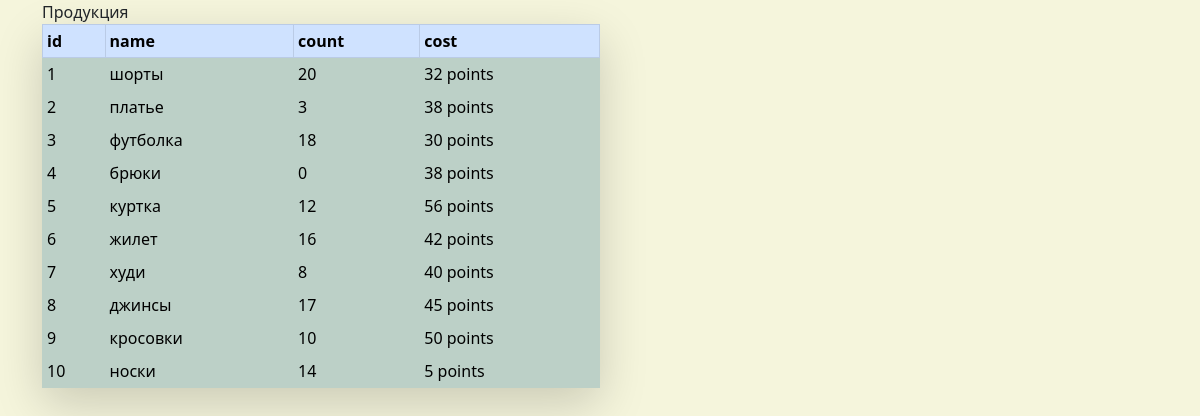
Screenshot of /table/ with the database file from the repository.
### store_app/models.py (models this page shows, shortened)
class Products(models.Model):
    name = models.CharField(max_length=60)
    count = models.IntegerField(20)
    cost = models.IntegerField(20)
    class Meta:
        verbose_name = 'Товар'
        verbose_name_plural = 'Товары'

### store_app/views.py (the view)
# urls.py: path("table/", views.ShowAllProducts.as_view(), name="list_prod"),
class ShowAllProducts(View):
    def get(self, request):
        list_prod = Products.objects.all()
        return render(request, "table.html", {"list_prod": list_prod})

### templates/table.html (shortened to what this page needs)
{% extends 'base.html' %}
{% block content %}
<head>
    {% block title %} Продукция {% endblock %}
        </head>
        <body>
        <table style="width: 50%"
               class="table table-primary table-striped table-bordered table-sm table-hover shadow-lg p-3 mb-5 bg-body rounded">
            <thead>
            <tr style="position: center">
                <th scope="col">id</th>
                <th scope="col">name</th>
                <th scope="col">count</th>
                <th scope="col">cost</th>
            </tr>
            </thead>
            <tbody>
            {% for elem in list_prod %}
                <tr class="table table-success table-active">
                    <td> {{ elem.id }}</td>
                    <td>{{ elem.name }}</td>
                    <td> {{ elem.count }}</td>
                    <td> {{ elem.cost }} points</td>
                </tr>
            {% endfor %}
            </tbody>
        </table>
        </body>
        </html>
    {% endblock %}

### templates/base.html (shortened to what this page needs)
<!DOCTYPE html>
<html lang="en">
<head>
    <link rel="stylesheet"
    <link href="https://cdn.jsdelivr.net/npm/bootstrap@5.3.0-alpha1/dist/css/bootstrap.min.css" rel="stylesheet"
>
</head>
<body style="background-color: beige">
<div class="container">
{% block content %}{% endblock %}
</body>
</html>

### templates/table.html (style rules this page uses)
table { width: 100%; background: white; color: white; border-spacing: 1px; }
td, th { background: grey; padding: 5px; }

### rows the page displays
Products: id "1", name "шорты", count "20", cost "32"
Products: id "2", name "платье", count "3", cost "38"
Products: id "3", name "футболка", count "18", cost "30"
Products: id "4", name "брюки", count "0", cost "38"
Products: id "5", name "куртка", count "12", cost "56"
Products: id "6", name "жилет", count "16", cost "42"
Products: id "7", name "худи", count "8", cost "40"
Products: id "8", name "джинсы", count "17", cost "45"
Products: id "9", name "кросовки", count "10", cost "50"
Products: id "10", name "носки", count "14", cost "5"
